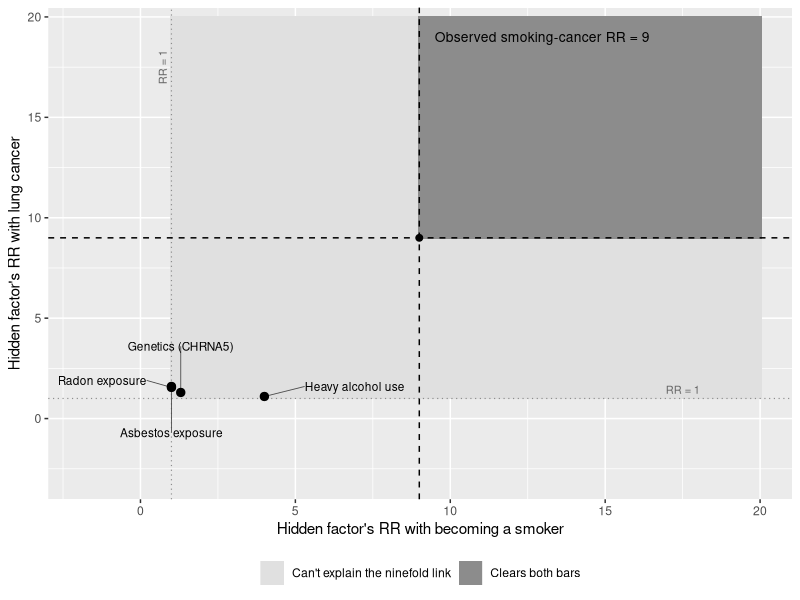
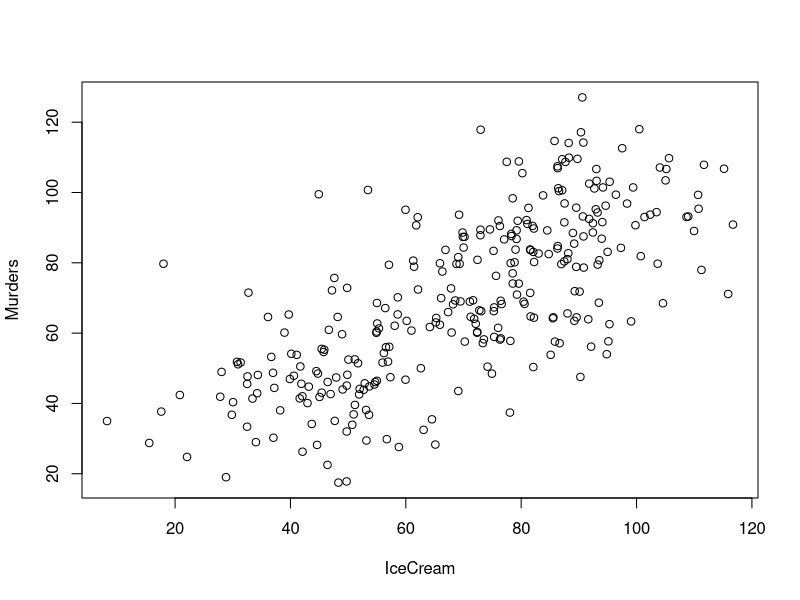
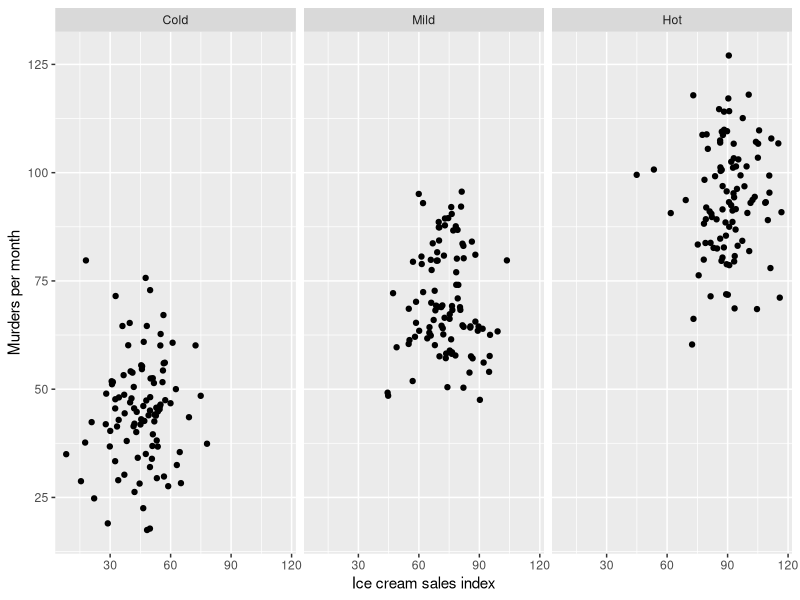
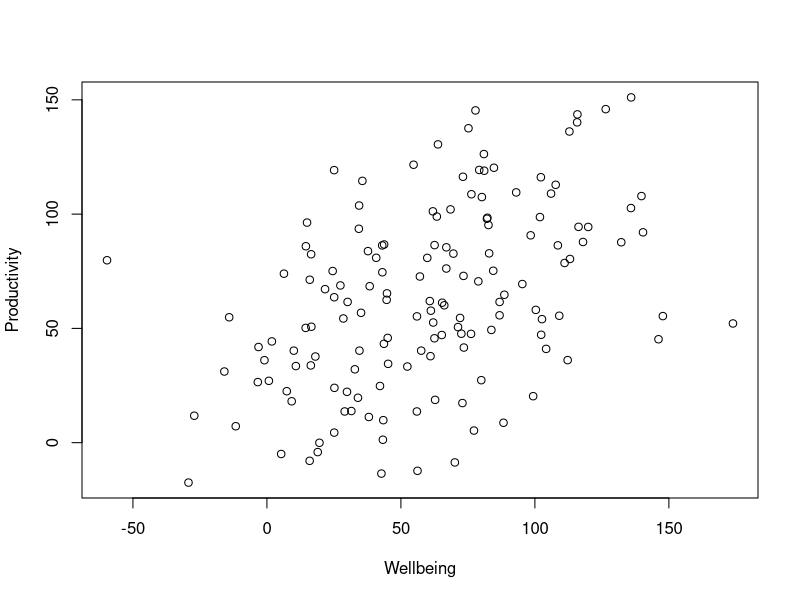
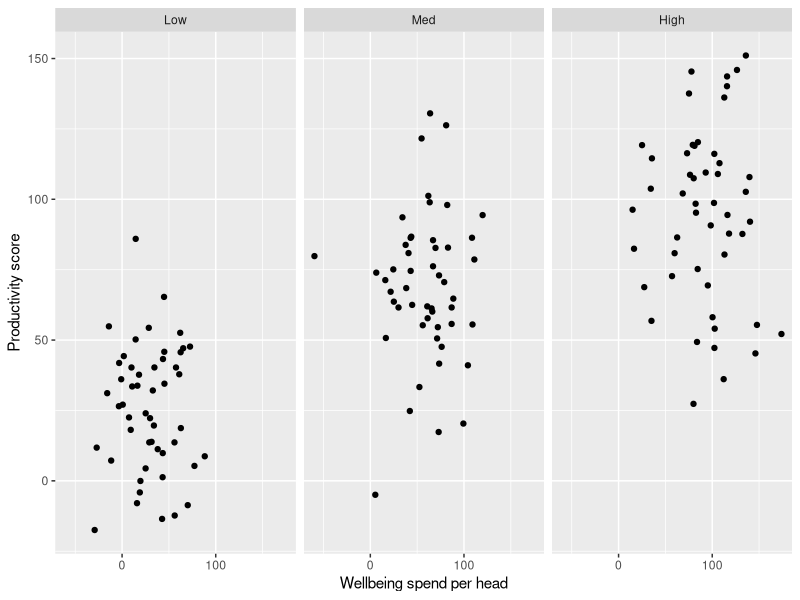
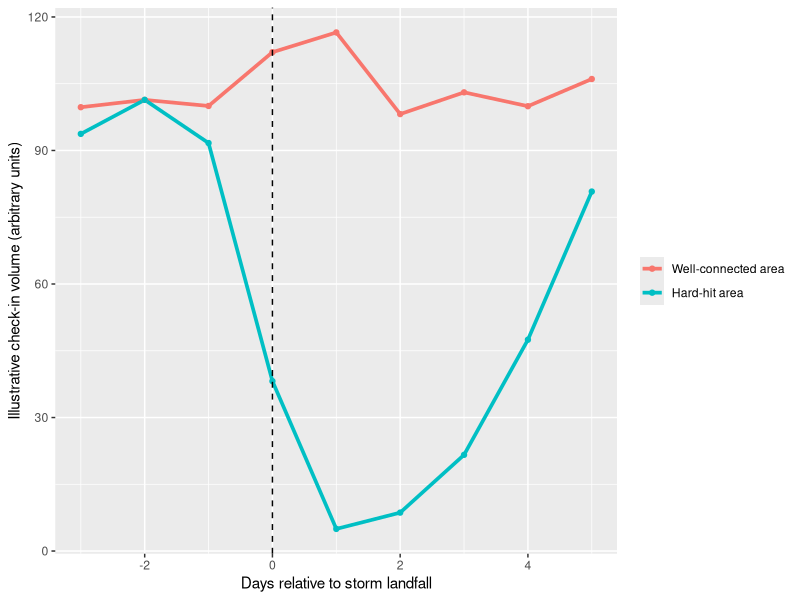
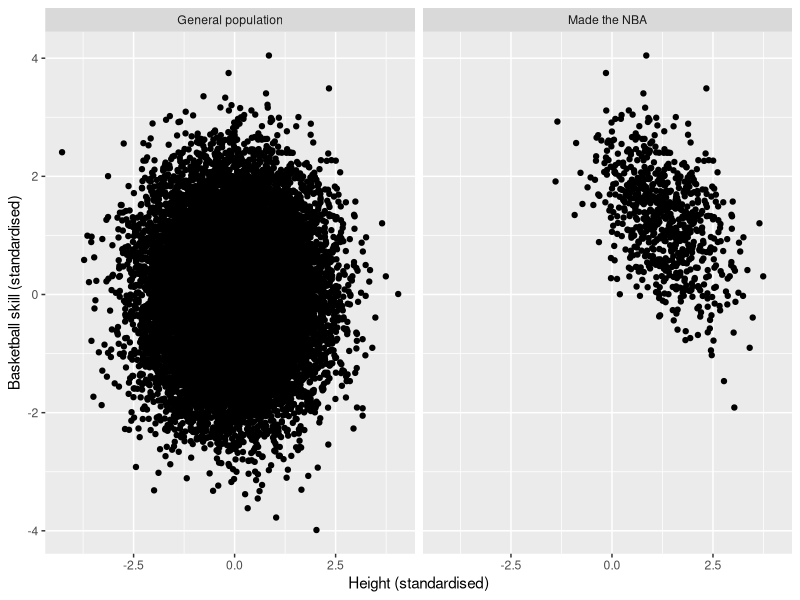
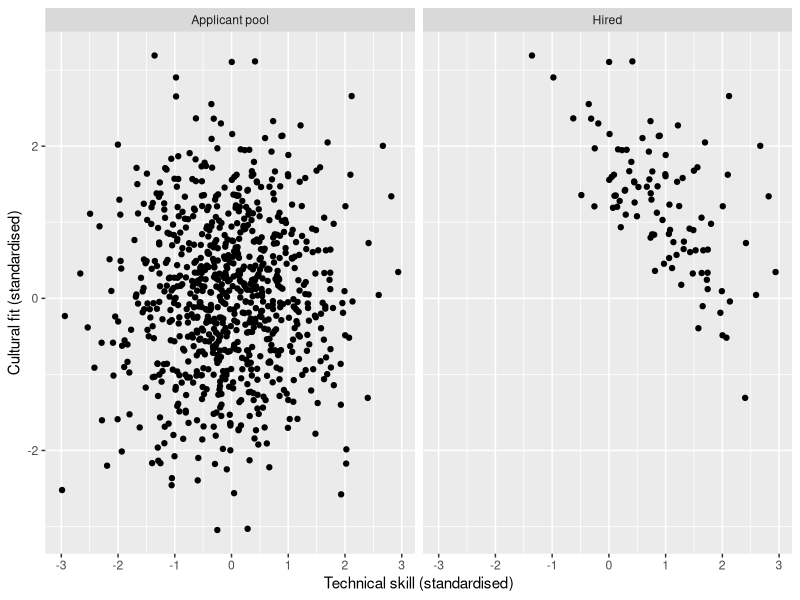

Recreate these plots in R, in order.
## ---- chunk 1
knitr::opts_chunk$set(echo = FALSE, warning = FALSE, message = FALSE)
## ---- chunk 2
library(ggplot2)
## ---- chunk 3
RR_grid <- expand.grid(RR_smoke = seq(1, 20, 0.1), RR_cancer = seq(1, 20, 0.1))
RR_grid$Verdict <- ifelse(RR_grid$RR_smoke >= 9 & RR_grid$RR_cancer >= 9,
                           "Clears both bars", "Can't explain the ninefold link")

RR_points <- data.frame(
  Factor    = c("Genetics (CHRNA5)", "Radon exposure", "Asbestos exposure", "Heavy alcohol use"),
  RR_smoke  = c(1.3, 1.0, 1.0, 4.0),
  RR_cancer = c(1.3, 1.55, 1.6, 1.1),
  label_x   = c(1.3, 0.2, 1.0, 5.3),
  label_y   = c(3.6, 1.9, -0.7, 1.6),
  hjust     = c(0.5, 1, 0.5, 0)
)

ggplot(RR_grid, aes(RR_smoke, RR_cancer, fill = Verdict)) +
  geom_tile() +
  geom_vline(xintercept = 1, linetype = "dotted", colour = "grey55", linewidth = 0.4) +
  geom_hline(yintercept = 1, linetype = "dotted", colour = "grey55", linewidth = 0.4) +
  annotate("text", x = 1, y = 17.5, label = "RR = 1", angle = 90,
           vjust = -0.6, size = 2.8, colour = "grey40") +
  annotate("text", x = 17.5, y = 1, label = "RR = 1",
           vjust = -0.6, size = 2.8, colour = "grey40") +
  geom_vline(xintercept = 9, linetype = "dashed") +
  geom_hline(yintercept = 9, linetype = "dashed") +
  annotate("point", x = 9, y = 9, size = 2) +
  annotate("text", x = 9.5, y = 19, label = "Observed smoking-cancer RR = 9",
           hjust = 0, size = 3.5) +
  geom_segment(data = RR_points, aes(x = RR_smoke, y = RR_cancer, xend = label_x, yend = label_y),
               inherit.aes = FALSE, linewidth = 0.3, colour = "grey30") +
  geom_point(data = RR_points, aes(RR_smoke, RR_cancer), inherit.aes = FALSE, size = 2.5) +
  geom_text(data = RR_points, aes(x = label_x, y = label_y, label = Factor, hjust = hjust),
            inherit.aes = FALSE, size = 3) +
  scale_fill_manual(values = c("Clears both bars" = "grey55",
                                "Can't explain the ninefold link" = "grey88")) +
  scale_x_continuous(expand = expansion(mult = c(0.16, 0.05))) +
  scale_y_continuous(expand = expansion(mult = c(0.16, 0.02))) +
  labs(x = "Hidden factor's RR with becoming a smoker",
       y = "Hidden factor's RR with lung cancer",
       fill = NULL) +
  theme(legend.position = "bottom")
## ---- chunk 4
set.seed(21)
Temp_grp <- rep(c("Cold", "Mild", "Hot"), each = 100)
Temp <- c(Cold = 45, Mild = 70, Hot = 90)[Temp_grp] + rnorm(300, 0, 4)

IceCream <- Temp + rnorm(300, 0, 11.7)
Murders <- Temp + rnorm(300, 0, 11.7)

plot(IceCream, Murders)
cor(IceCream, Murders)
## ---- chunk 5
Confound1 <- data.frame(IceCream, Murders,
                         Temp_grp = factor(Temp_grp, levels = c("Cold", "Mild", "Hot")))

ggplot(Confound1, aes(IceCream, Murders)) +
  geom_point() +
  facet_wrap(~ Temp_grp) +
  labs(x = "Ice cream sales index", y = "Murders per month")

tapply(seq_len(nrow(Confound1)), Confound1$Temp_grp,
       function(i) cor(Confound1$IceCream[i], Confound1$Murders[i]))
## ---- chunk 6
set.seed(271)
Res_grp <- rep(c("Low", "Med", "High"), each = 50)
Resourcing <- c(Low = 30, Med = 60, High = 90)[Res_grp] + rnorm(150, 0, 6)

Wellbeing <- Resourcing + rnorm(150, 0, 27.7)
Productivity <- Resourcing + rnorm(150, 0, 27.7)

plot(Wellbeing, Productivity)
cor(Wellbeing, Productivity)
## ---- chunk 7
Confound2 <- data.frame(Wellbeing, Productivity,
                         Res_grp = factor(Res_grp, levels = c("Low", "Med", "High")))

ggplot(Confound2, aes(Wellbeing, Productivity)) +
  geom_point() +
  facet_wrap(~ Res_grp) +
  labs(x = "Wellbeing spend per head", y = "Productivity score")

tapply(seq_len(nrow(Confound2)), Confound2$Res_grp,
       function(i) cor(Confound2$Wellbeing[i], Confound2$Productivity[i]))
## ---- chunk 8
set.seed(2013)
Sandy_df <- data.frame(
  Day = rep(-3:5, 2),
  Area = rep(c("Well-connected area", "Hard-hit area"), each = 9),
  Baseline = c(100, 99, 102, 108, 112, 106, 101, 99, 100,
               98, 101, 96, 40, 8, 6, 22, 55, 85)
)
Sandy_df$Checkins <- Sandy_df$Baseline + rnorm(18, 0, 3)
Sandy_df$Area <- factor(Sandy_df$Area, levels = c("Well-connected area", "Hard-hit area"))

ggplot(Sandy_df, aes(Day, Checkins, color = Area)) +
  geom_line(linewidth = 1.25) +
  geom_point() +
  geom_vline(xintercept = 0, linetype = "dashed") +
  labs(x = "Days relative to storm landfall",
       y = "Illustrative check-in volume (arbitrary units)",
       color = NULL)
## ---- chunk 9
set.seed(4)
Height <- rnorm(20000)
Skill <- rnorm(20000)
SelectionScore <- Height + Skill + rnorm(20000, 0, 0.9)
Made_NBA <- SelectionScore > 3

cor(Height, Skill)
cor(Height[Made_NBA], Skill[Made_NBA])
## ---- chunk 10
NBA_df <- rbind(
  data.frame(Height, Skill, Sample = "General population"),
  data.frame(Height = Height[Made_NBA], Skill = Skill[Made_NBA], Sample = "Made the NBA")
)
NBA_df$Sample <- factor(NBA_df$Sample, levels = c("General population", "Made the NBA"))

ggplot(NBA_df, aes(Height, Skill)) +
  geom_point() +
  facet_wrap(~ Sample) +
  labs(x = "Height (standardised)", y = "Basketball skill (standardised)")
## ---- chunk 11
set.seed(12)
TechSkill <- rnorm(800)
CultureFit <- rnorm(800)
HireScore <- TechSkill + CultureFit + rnorm(800, 0, 0.4)
Hired <- HireScore > 1.6

cor(TechSkill, CultureFit)
cor(TechSkill[Hired], CultureFit[Hired])
## ---- chunk 12
Hire_df <- rbind(
  data.frame(TechSkill, CultureFit, Sample = "Applicant pool"),
  data.frame(TechSkill = TechSkill[Hired], CultureFit = CultureFit[Hired], Sample = "Hired")
)
Hire_df$Sample <- factor(Hire_df$Sample, levels = c("Applicant pool", "Hired"))

ggplot(Hire_df, aes(TechSkill, CultureFit)) +
  geom_point() +
  facet_wrap(~ Sample) +
  labs(x = "Technical skill (standardised)", y = "Cultural fit (standardised)")
## ---- chunk 13
set.seed(2026)
n <- 2000

# Panel A: a common cause (temperature) drives both variables
temperature <- rnorm(n)
ice_cream   <- 0.8 * temperature + rnorm(n, sd = 0.6)
murders     <- 0.8 * temperature + rnorm(n, sd = 0.6)
in_band     <- abs(temperature) < 0.15   # one narrow band of temperature

# Panel B: two unrelated variables, and a filter that depends on both
height   <- rnorm(n)
skill    <- rnorm(n)
selected <- (height + skill) > 2         # "made the league"

panel_a <- "Holding a common cause steady\n(x: ice cream sales, y: murders)"
panel_b <- "Selecting on a common consequence\n(x: height, y: skill)"

everyone <- rbind(
  data.frame(panel = panel_a, x = ice_cream, y = murders),
  data.frame(panel = panel_b, x = height, y = skill)
)
everyone$panel <- factor(everyone$panel, levels = c(panel_a, panel_b))

plot_data <- rbind(
  data.frame(panel = panel_a, x = ice_cream, y = murders,
             group = ifelse(in_band, "Subset", "Everyone")),
  data.frame(panel = panel_b, x = height, y = skill,
             group = ifelse(selected, "Subset", "Everyone"))
)
plot_data$panel <- factor(plot_data$panel, levels = c(panel_a, panel_b))

r_lab <- function(x, y) sprintf("%.2f", cor(x, y))
labels <- data.frame(
  panel = factor(c(panel_a, panel_b), levels = c(panel_a, panel_b)),
  label = c(
    paste0("Everyone: r = ", r_lab(ice_cream, murders),
           "\nOne temperature band: r = ", r_lab(ice_cream[in_band], murders[in_band])),
    paste0("Everyone: r = ", r_lab(height, skill),
           "\nMade the league: r = ", r_lab(height[selected], skill[selected]))
  )
)

p <- ggplot(plot_data, aes(x, y)) +
  geom_point(data = everyone,
             colour = "grey80", alpha = 0.5, size = 0.8) +
  geom_point(data = subset(plot_data, group == "Subset"),
             colour = "#1f78b4", alpha = 0.8, size = 1.2) +
  geom_smooth(data = everyone,
              method = "lm", se = FALSE, colour = "grey40", linewidth = 0.8,
              formula = y ~ x) +
  geom_smooth(data = subset(plot_data, group == "Subset"),
              method = "lm", se = FALSE, colour = "#1f78b4", linewidth = 1,
              formula = y ~ x) +
  geom_text(data = labels, aes(label = label), x = -Inf, y = Inf,
             hjust = -0.05, vjust = 1.2, size = 3.2, lineheight = 0.95) +
  facet_wrap(~ panel, scales = "free") +
  labs(x = NULL, y = NULL) +
  theme_minimal(base_size = 11) +
  theme(strip.text = element_text(face = "bold", hjust = 0))

p
## ---- chunk 14
set.seed(34)
Tenure <- rnorm(150)
Confound_Training <- -Tenure + rnorm(150, 0, 1)
Confound_Sales <- Tenure + rnorm(150, 0, 1)

set.seed(286)
Reverse_Sales <- rnorm(150)
Reverse_Training <- -Reverse_Sales + rnorm(150, 0, 1.732)

set.seed(54)
Pop_Training <- rnorm(400)
Pop_Sales <- rnorm(400)
Retained <- Pop_Training + Pop_Sales + rnorm(400, 0, 0.3) > 0.5
Select_Training <- Pop_Training[Retained]
Select_Sales <- Pop_Sales[Retained]

Endog_df <- rbind(
  data.frame(Training = Confound_Training, Sales = Confound_Sales,
             Mechanism = "Confounding"),
  data.frame(Training = Reverse_Training, Sales = Reverse_Sales,
             Mechanism = "Reverse causation"),
  data.frame(Training = Select_Training, Sales = Select_Sales,
             Mechanism = "Selection bias")
)
Endog_df$Mechanism <- factor(Endog_df$Mechanism,
                              levels = c("Confounding", "Reverse causation", "Selection bias"))

ggplot(Endog_df, aes(Training, Sales)) +
  geom_point() +
  facet_wrap(~ Mechanism, scales = "fixed") +
  labs(x = "Training score", y = "Sales performance")
